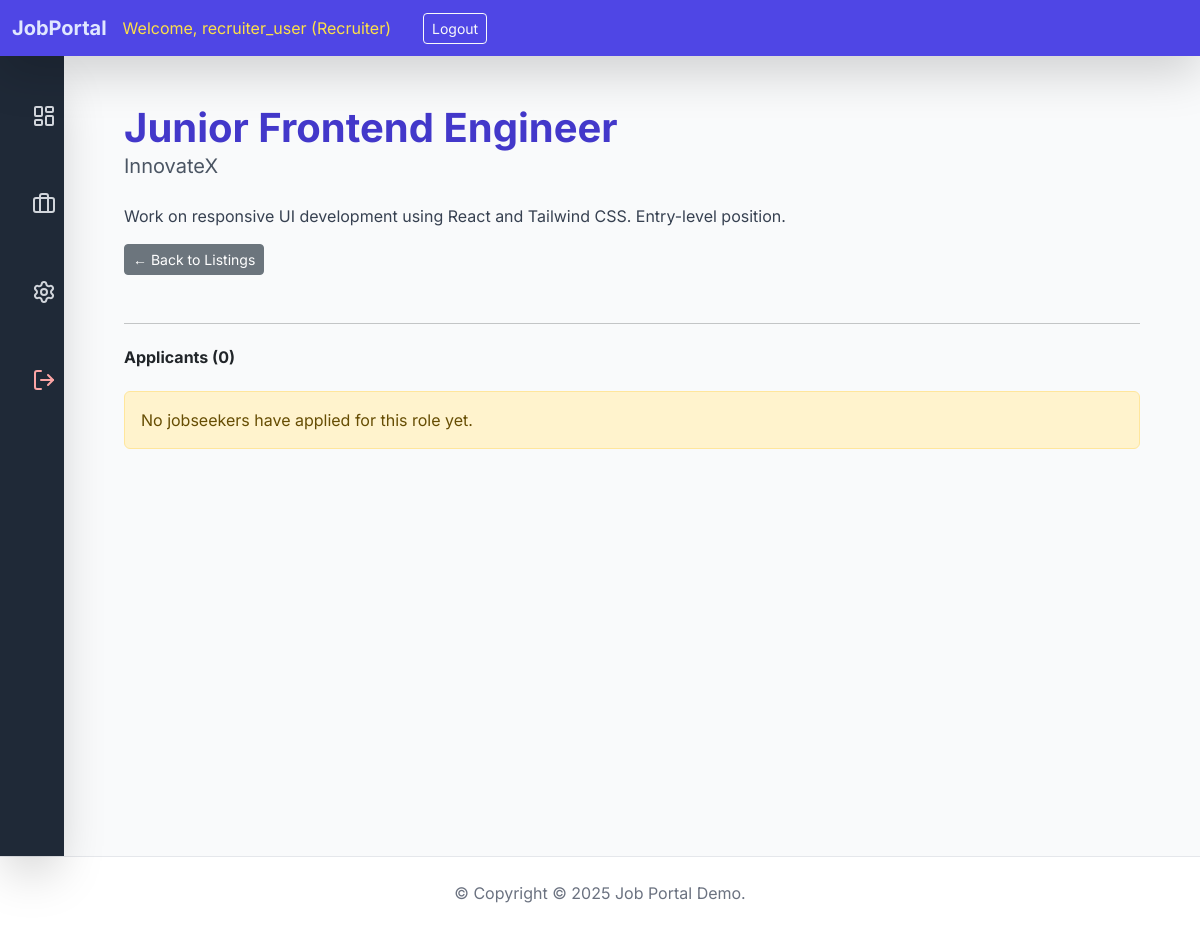
The app's page /recruiter/job_detail/2 (signed in) with its own data.
### tables this page shows
CREATE TABLE jobs (
                id INTEGER PRIMARY KEY AUTOINCREMENT,
                title TEXT NOT NULL,
                company TEXT NOT NULL,
                description TEXT NOT NULL,
                recruiter_id INTEGER,
                FOREIGN KEY (recruiter_id) REFERENCES users(id)
            );

### job_portal/recruiter.py (the view)
@bp.route('/job_detail/<int:job_id>')
@login_required
@role_required('recruiter')
def job_detail(job_id):
    db = get_db()
    job = db.execute(
        'SELECT * FROM jobs WHERE id = ? AND recruiter_id = ?',
        (job_id, session['user_id'])
    ).fetchone()
    if not job:
        return redirect(url_for('main.home'))
    applicants = db.execute(
        """
        SELECT u.username, u.id AS applicant_id
        FROM applications a
        JOIN users u ON a.applicant_id = u.id
        WHERE a.job_id = ?
        """,
        (job_id,)
    ).fetchall()
    return render_template('job_detail.html', job=job, applicants=applicants)

### job_portal/__init__.py (called while the page is built)
def create_app():
    app = Flask(__name__, instance_relative_config=True)
    app.config.from_mapping(
        SECRET_KEY='dev', # Change this in a real environment
        DATABASE=db.DATABASE,
    )
    db.init_db(app)
    app.teardown_appcontext(db.close_connection)
    app.register_blueprint(auth.bp)
    app.register_blueprint(main.bp)
    app.register_blueprint(recruiter.bp)
    app.register_blueprint(admin.bp)
    app.add_url_rule('/', endpoint='main.home')
    @app.context_processor
    def inject_user_data():
        return dict(
            logged_in='user_id' in session,
            username=session.get('username'),
            role=session.get('user_role')
        )
    return app

### job_portal/auth.py (called while the page is built)
def login_required(f):
    @wraps(f)
    def decorated_function(*args, **kwargs):
        if 'user_id' not in session:
            return redirect(url_for('auth.login'))
        return f(*args, **kwargs)
    return decorated_function

def role_required(role):
    def decorator(f):
        @wraps(f)
        def decorated_function(*args, **kwargs):
            user_role = session.get('user_role')
            required_roles = [role] if isinstance(role, str) else role
            if user_role not in required_roles:
                return redirect(url_for('main.home'))
            return f(*args, **kwargs)
        return decorated_function
    return decorator

### job_portal/db.py (called while the page is built)
def get_db():
    db = getattr(g, '_database', None)
    if db is None:
        db = g._database = sqlite3.connect(DATABASE)
        db.row_factory = sqlite3.Row
    return db

def close_connection(exception):
    db = getattr(g, '_database', None)
    if db is not None:
        db.close()

### job_portal/templates/job_detail.html (shortened to what this page needs)
{% extends "base.html" %}
{% block content %}
<div class="mb-5">
<h1 class="display-6 fw-bold text-indigo-700">{{ job.title }}</h1>
<h2 class="text-xl text-gray-600 mb-4">{{ job.company }}</h2>
<p class="text-md text-gray-700">{{ job.description }}</p>
<a href="{{ url_for('main.home') }}" class="btn btn-secondary btn-sm mt-3">← Back to Listings</a>
</div>
<hr class="my-4">
<h3 class="fw-bold mb-4">Applicants ({{ applicants|length }})</h3>
{% if applicants %}
<div class="list-group">
{% for applicant in applicants %}
<div class="list-group-item list-group-item-action d-flex justify-content-between align-items-center">
<div>
<h5 class="mb-1">{{ applicant.username }}</h5>
<small class="text-muted">Applicant ID: {{ applicant.applicant_id }}</small>
</div>
<span class="badge bg-primary rounded-pill">Applied</span>
</div>
{% endfor %}
</div>
{% else %}
<div class="alert alert-warning">No jobseekers have applied for this role yet.</div>
{% endif %}
{% endblock %}

### job_portal/templates/base.html (style rules this page uses)
body { background-color: #f7f9fc; font-family: 'Inter', sans-serif; min-height: 100vh; display: flex; flex-direction: column; }

### records on screen
jobs: title "Junior Frontend Engineer", company "InnovateX", description "Work on responsive UI development using React and Tailwind CSS. Entry-level position."

### other values on screen
{{ username }} "recruiter_user"
{{ role.capitalize() }} "Recruiter"
{{ applicants|length }} "0"
